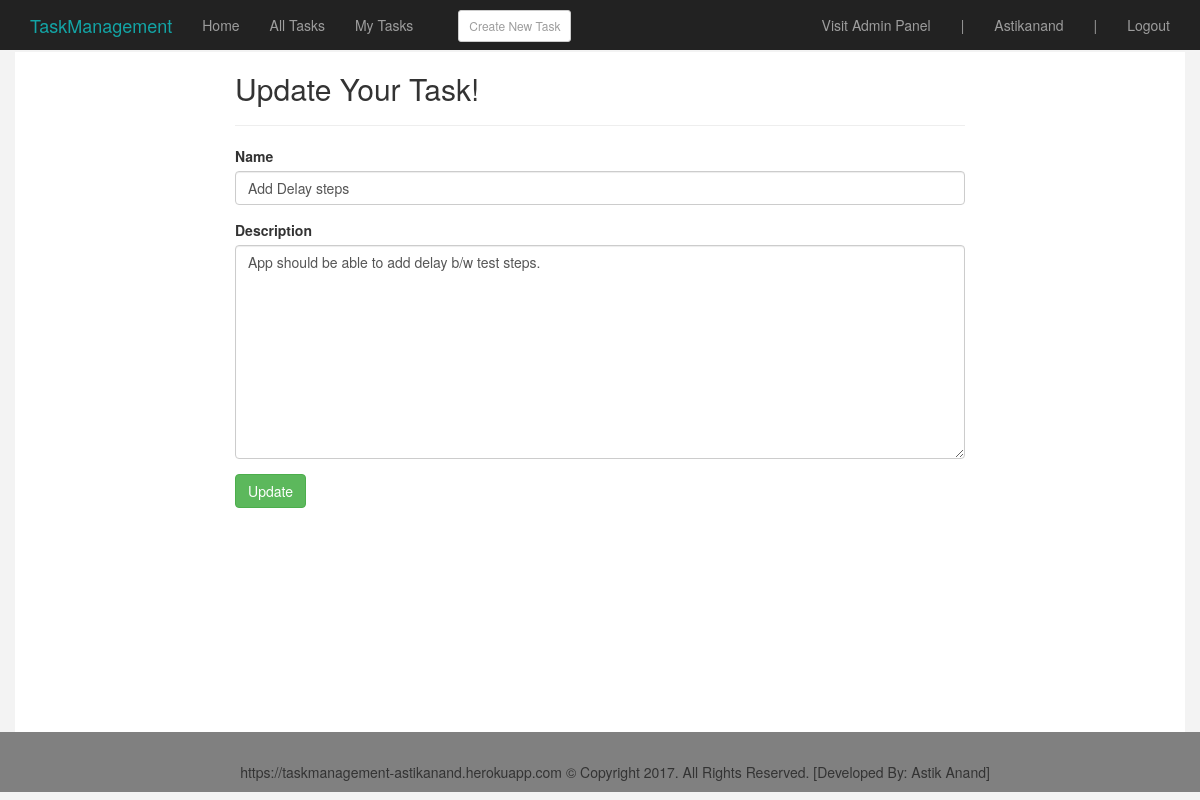
The app's page /task/1/edit/ (signed in) with its own data.
### task/models.py (models this page shows)
class Task(models.Model):
    name = models.CharField(max_length=100)
    description = models.TextField()
    user = models.ForeignKey(User, on_delete=models.CASCADE, default=1)
    dateCreated = models.DateTimeField('date created', auto_now_add=True)
    dateUpdated = models.DateTimeField('date updated', auto_now=True)

### task/views.py (the view, shortened to what this page needs)
# urls.py: url(r'^(?P<taskid>\d+)/edit/$',views.UpdateTaskView.as_view(), name='editTask'),
class UpdateTaskView(LoginRequired, AuthorshipRequired, UpdateView):
    template_name = 'task/edit_task.html'
    model = Task
    pk_url_kwarg = 'taskid'
    fields = ['name', 'description']

### task/mixins.py (called while the page is built)
    @method_decorator(login_required)
    def dispatch(self, *args, **kwargs):
        return super(LoginRequired, self).dispatch(*args, **kwargs)

    def dispatch(self, request, *args, **kwargs):
        obj = self.get_object()
        if obj.user != self.request.user:
            raise PermissionDenied
        return super(AuthorshipRequired, self).dispatch(request, *args, **kwargs)

### task/templates/task/edit_task.html (shortened to what this page needs)
{% extends 'main/base.html' %}
{% load widget_tweaks %}
{% block content %}
<div class="col-md-offset-2 col-md-8">
    <h2>Update Your Task!</h2><hr>
    <form method="post">
        {% for field in form.visible_fields %}
            <div class="form-group">
                <label for="{{ field.id_for_label }}">{{ field.label }}</label>
                {{ field|add_class:'form-control' }}
            </div>
        {% endfor %}
        <div class="form-group">
            <button type="submit" class="btn btn-success">Update</button>
        </div>
    </form>
</div>
{% endblock %}

### main/templates/main/base.html (shortened to what this page needs)
<!DOCTYPE html>
{% load staticfiles %}
<html lang="en">
<head>
    <link rel="stylesheet" href="https://maxcdn.bootstrapcdn.com/bootstrap/3.3.7/css/bootstrap.min.css" />
    <link rel="stylesheet" href="{% static 'main/css/custom.css' %}"/>
</head>
<body>
    <nav class="navbar navbar-inverse navbar-fixed-top">
        <div class="container">
            <div class="navbar-header">
                <a class="navbar-brand" href="{% url 'home' %}" style="color:#13a5a6;font:bold">TaskManagement</a>
            </div>
            <div id="navbar" class="navbar-collapse collapse">
                <ul class="nav navbar-nav select-active">
                    <li class="{% if homeTabActive %}active{% endif %}"><a href="{% url 'home' %}">Home</a></li>
                    <li class="{% if allTaskTabActive %}active{% endif %}"><a href="{% url 'allTasks' %}">All Tasks</a></li>
                    <li class="{% if myTaskTabActive %}active{% endif %}"><a href="{% url 'myTasks' %}">My Tasks</a></li>
                    <li><a href="{% url 'newTask' %}" class="btn btn-xs btn-default" style="padding:5px 10px;margin-left:30px;margin-top:10px;">Create New Task</a></li>
                </ul>
                <ul class="nav navbar-nav navbar-right">
                    {% if user.is_authenticated %}
                        {% if user.is_superuser or user.is_staff %}
                        <li><a href="/admin">Visit Admin Panel</a></li>
                        <li><a>|</a></li>
                        {% endif %}
                        <li><a href="#">{{user.username|capfirst}}</a></li>
                        <li><a>|</a></li>
                        <li><a href="{% url 'logout' %}?next=/">Logout</a></li>
                    {% else %}
                        <li><a href="{% url 'login' %}?next={{request.path}}">Login</a></li>
                        <li><a href="{% url 'signup' %}?next={{request.path}}">Signup</a></li>
                    {% endif %}
                </ul>
            </div>
        </div>
    </nav>
    <div class="container page-wrapper">
        {% block content %} {% endblock %}
    </div>
    <div class="footer">
        <div class="container">
            https://taskmanagement-astikanand.herokuapp.com &copy; Copyright 2017.  All Rights Reserved. [Developed By: Astik Anand]
        </div>
    </div>
</body>
</html>

### main/static/main/css/custom.css (style rules this page uses)
body { padding-top: 70px; background: #f3f3f3; }
.page-wrapper { min-height: 680px; background: #fff; margin-top: -18px; }
.navbar-fixed-top { border-width: 0; }
.footer { padding: 30px; bottom: 0; height: 20px; background: grey; width: 100%; text-align: center; }

### records on screen
Task: visible_fields "Add Delay steps" "App should be able to add delay b/w test steps."

### other values on screen
{{ user.username|capfirst }} "Astikanand"
{{ field.label }} "Name" "Description"
